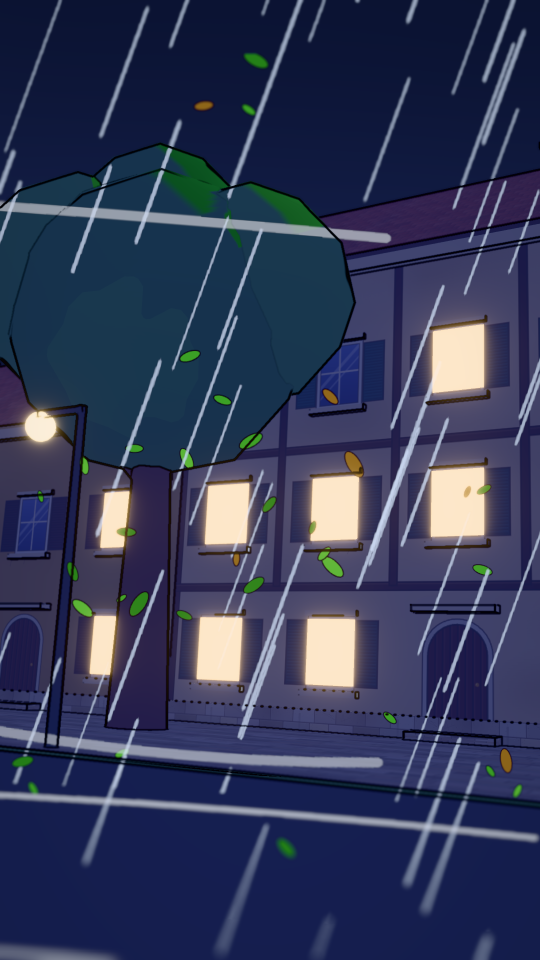
#> input picture projeto_videos3d/thumbnails/_12_base/base.png, 1080 x 1920 px (shown at 1/2 size)
$ python -i thumb.py   (imports and definitions only)
#> lines starting #> are read from the running program, lines starting #| are printed output that depends on the picture
#> further down, picture is the input picture: PIL image 1080x1920 RGB; mean R, G, B 51.8, 58.8, 88.8
"""Thumbnail vertical (1080x1920) a partir de um render nativo em 1080x1920.
Uso: python3 v2/thumb.py <config.json> <saida.png>
O config define: base (render), título em linhas [(texto, cor)], recorte opcional em círculo (inset) com etiqueta, e a gradação de cor.
Margem de segurança: nada importante nos 330 px de baixo nem nos 130 px da direita abaixo do meio (botões do TikTok/Reels)."""
import json, sys, os
from PIL import Image, ImageDraw, ImageFont, ImageFilter, ImageEnhance, ImageChops

HERE = os.path.dirname(os.path.abspath(__file__)); ROOT = os.path.dirname(HERE)
FONT = os.path.join(ROOT, 'fonts', 'Poppins-Bold.ttf')
W, H = 1080, 1920

def font(px): return ImageFont.truetype(FONT, px)

def grade(img, sky=(255, 90, 30), sky_amt=0.55, sky_to=0.55, contrast=1.18, sat=1.15, vignette=0.55, shadow_tint=(40, 0, 10)):
#> called with sky = (255, 90, 30), sky_amt = 0.55, sky_to = 0.55, contrast = 1.18, sat = 1.15, vignette = 0.55, shadow_tint = (40, 0, 10)
    sky, shadow_tint = tuple(sky), tuple(shadow_tint); img = img.convert('RGB').resize((W, H), Image.LANCZOS)
    # céu: gradiente quente de cima para baixo, aplicado mais nas áreas claras (céu) que nas escuras
    grad = Image.new('L', (1, H))
    for y in range(H): grad.putpixel((0, y), int(255 * max(0.0, 1 - y / (H * sky_to)) ** 1.2 * sky_amt))
    grad = grad.resize((W, H))
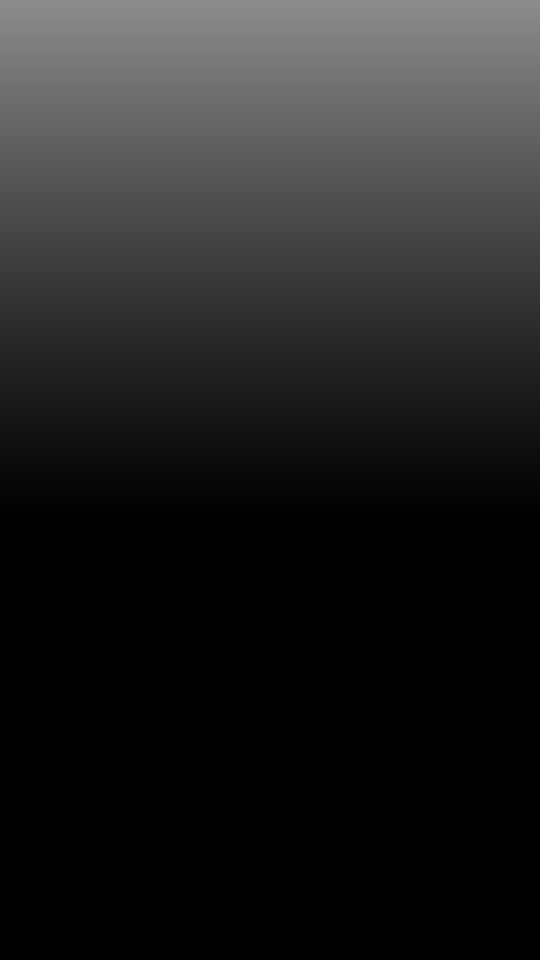
#> grad: PIL image 1080x1920 L (shown at 1/2 size); min 0, max 140, mean 34.8
    lum = img.convert('L').point(lambda v: min(255, max(0, (v - 70) * 2)))
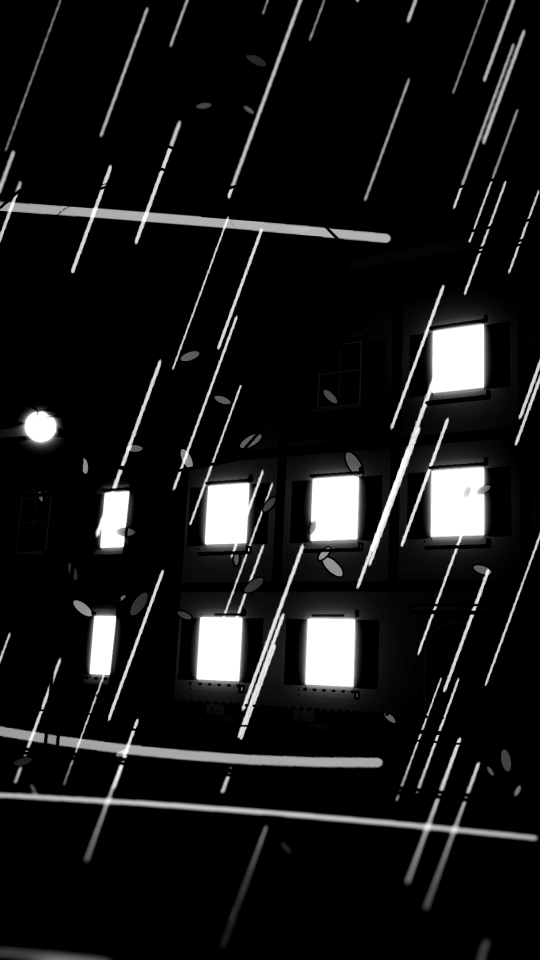
#> lum: PIL image 1080x1920 L (shown at 1/2 size); min 0, max 255, mean 24.3
    mask = ImageChops.multiply(grad, lum)
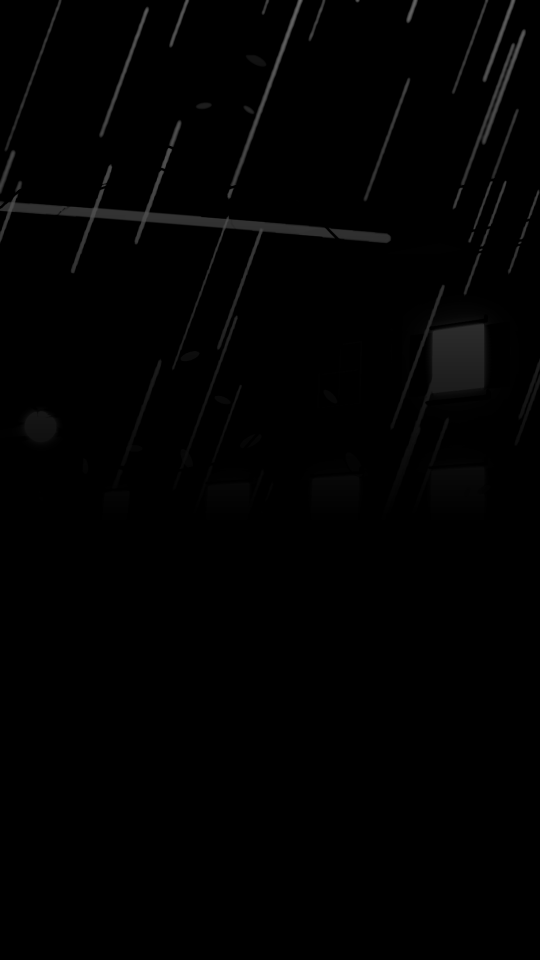
#> mask: PIL image 1080x1920 L (shown at 1/2 size); min 0, max 105, mean 1.7
    warm = ImageChops.multiply(img, Image.new('RGB', (W, H), sky))
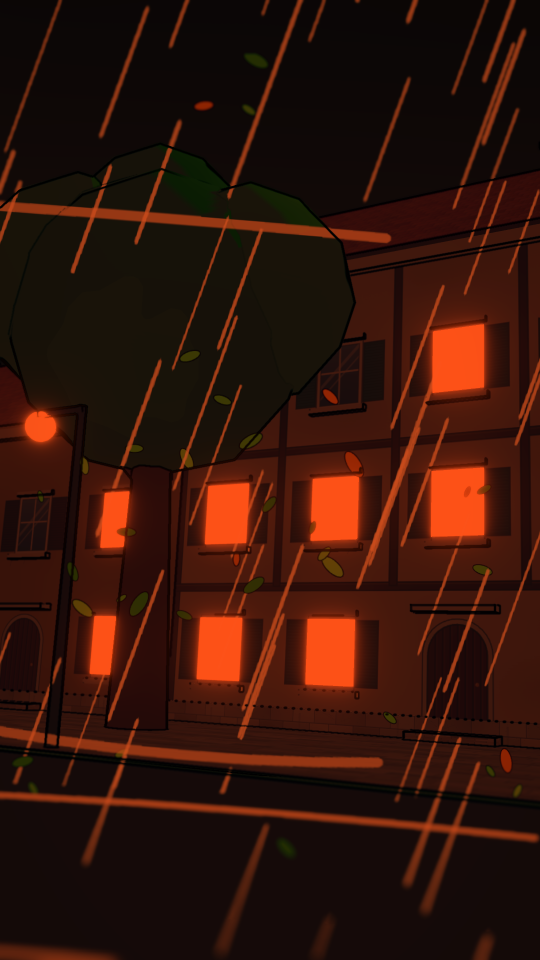
#> warm: PIL image 1080x1920 RGB (shown at 1/2 size); mean R, G, B 51.8, 20.3, 10
    warm = ImageChops.screen(warm, Image.new('RGB', (W, H), (60, 10, 0)))
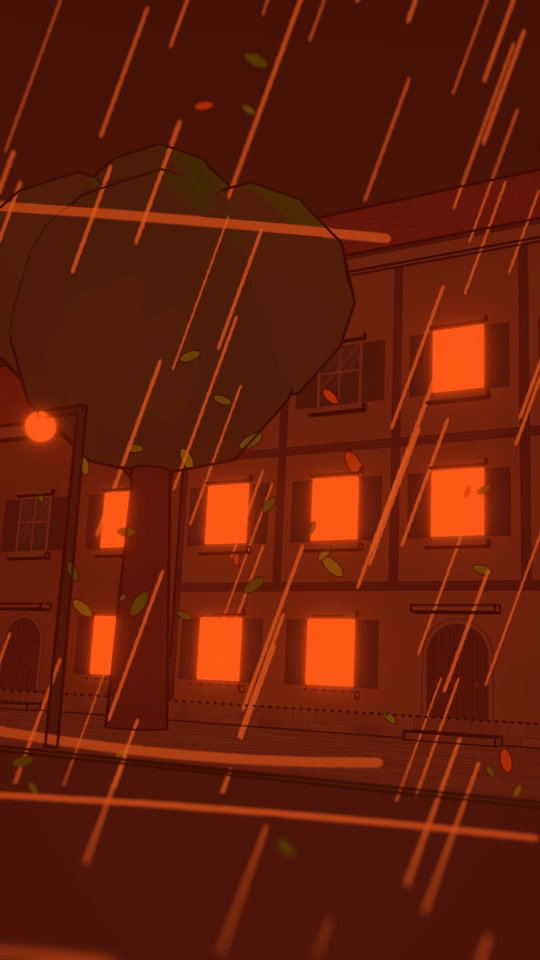
#> warm: PIL image 1080x1920 RGB (shown at 1/2 size); mean R, G, B 100.1, 30, 10
    img = Image.composite(warm, img, mask)
    img = ImageEnhance.Contrast(img).enhance(contrast); img = ImageEnhance.Color(img).enhance(sat)
#> after `img = ImageEnhance.Contrast(img).enhance(contrast)`:
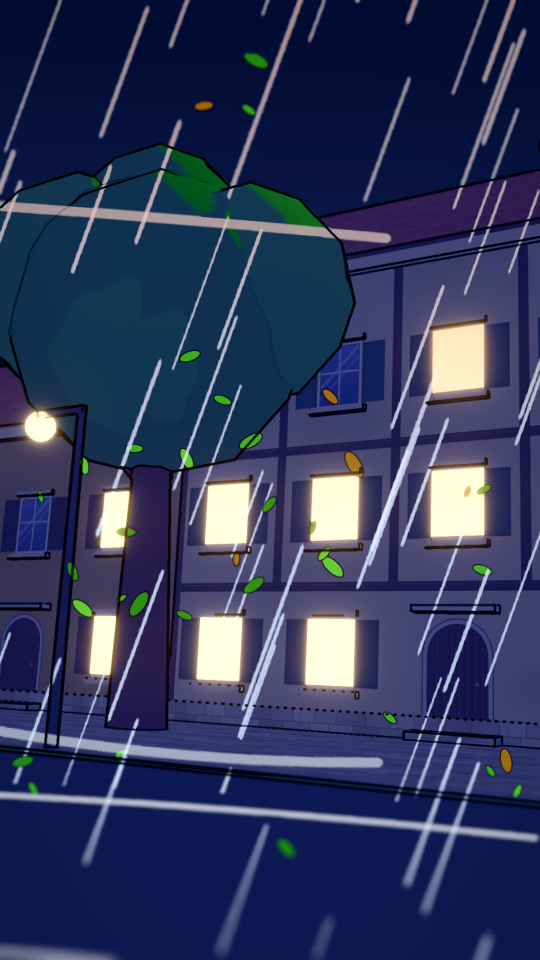
#> img: PIL image 1080x1920 RGB (shown at 1/2 size); mean R, G, B 48.8, 57.2, 92.4
    # sombras levemente avermelhadas
    img = ImageChops.add(img, Image.new('RGB', (W, H), shadow_tint).point(lambda v: v // 3))
    # vinheta
    v = Image.new('L', (W, H), 0); d = ImageDraw.Draw(v); d.ellipse((-W * 0.35, -H * 0.2, W * 1.35, H * 1.2), fill=255)
#> after `v = Image.new('L', (W, H), 0)`: v: PIL image 1080x1920 L; every value is 0
    v = v.filter(ImageFilter.GaussianBlur(220)); dark = ImageEnhance.Brightness(img).enhance(1 - vignette)
#> after `v = v.filter(ImageFilter.GaussianBlur(220))`: v: PIL image 1080x1920 L; every value is 255
#> after `dark = ImageEnhance.Brightness(img).enhance(1 - vignette)`:
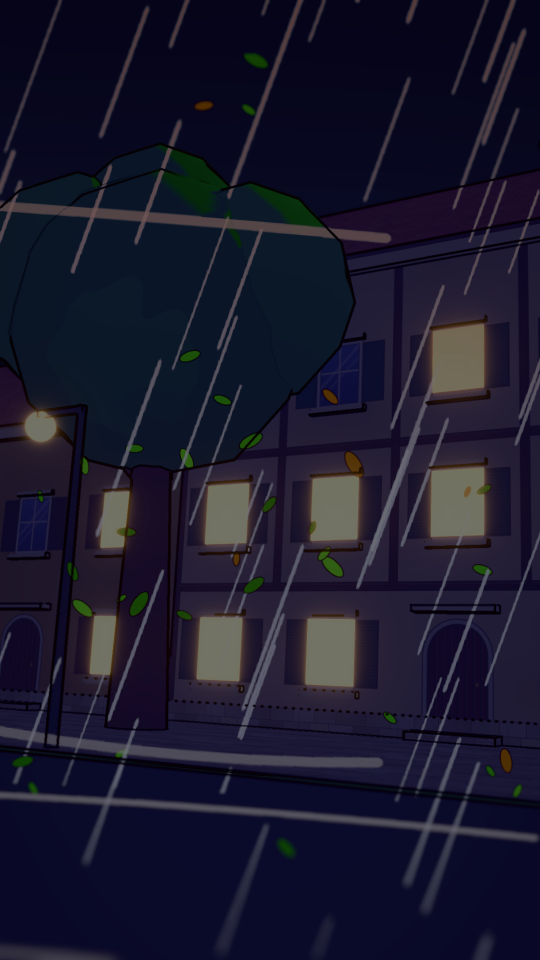
#> dark: PIL image 1080x1920 RGB (shown at 1/2 size); mean R, G, B 26.2, 24.9, 44.6
    return Image.composite(img, dark, v)

def text_block(img, lines, top, max_w=1000, gap=6):
    """lines: [(texto, cor RGB, tamanho máx)]. Texto centralizado, contorno preto grosso e sombra."""
    d = ImageDraw.Draw(img); y = top
    for txt, col, size in lines:
        px = size
        while px > 30 and d.textlength(txt, font=font(px)) > max_w: px -= 4
        f = font(px); tw = d.textlength(txt, font=f); x = (W - tw) / 2
        sh = Image.new('L', (W, H), 0); ImageDraw.Draw(sh).text((x + 8, y + 12), txt, font=f, fill=200, stroke_width=px // 9)
        img.paste((0, 0, 0), (0, 0), sh.filter(ImageFilter.GaussianBlur(14)))
        d = ImageDraw.Draw(img); d.text((x, y), txt, font=f, fill=tuple(col), stroke_width=max(6, px // 11), stroke_fill=(0, 0, 0))
        asc, desc = f.getmetrics(); y += asc + desc * 0.2 + gap
    return y

def inset(img, src, crop, center, diam, ring=(255, 45, 30), ring_w=14, tag=None):
    s = Image.open(src).convert('RGB').crop(tuple(crop)).resize((diam, diam), Image.LANCZOS)
    s = ImageEnhance.Contrast(s).enhance(1.12); s = ImageEnhance.Color(s).enhance(1.1)
    m = Image.new('L', (diam * 4, diam * 4), 0); ImageDraw.Draw(m).ellipse((0, 0, diam * 4 - 1, diam * 4 - 1), fill=255); m = m.resize((diam, diam), Image.LANCZOS)
    cx, cy = center; x0, y0 = cx - diam // 2, cy - diam // 2
    glow = Image.new('L', (W, H), 0); ImageDraw.Draw(glow).ellipse((x0 - 30, y0 - 30, x0 + diam + 30, y0 + diam + 30), fill=255)
    img.paste(tuple(ring), (0, 0), glow.filter(ImageFilter.GaussianBlur(28)).point(lambda v: v * 0.7))
    d = ImageDraw.Draw(img); d.ellipse((x0 - ring_w, y0 - ring_w, x0 + diam + ring_w, y0 + diam + ring_w), fill=tuple(ring))
    img.paste(s, (x0, y0), m)
    if tag:
        txt, bg, fg, px = tag; f = font(px); tw = d.textlength(txt, font=f); asc, desc = f.getmetrics()
        bw, bh = tw + 44, asc + desc + 16; bx, by = cx - bw / 2, y0 + diam - bh * 0.35
        bx = min(max(bx, 20), W - 20 - bw)
        d.rounded_rectangle((bx + 6, by + 8, bx + bw + 6, by + bh + 8), 14, fill=(0, 0, 0))
        d.rounded_rectangle((bx, by, bx + bw, by + bh), 14, fill=tuple(bg), outline=(0, 0, 0), width=5)
        d.text((bx + 22, by + 6), txt, font=f, fill=tuple(fg))
    return img

def build(cfg):
    img = grade(Image.open(os.path.join(ROOT, cfg['base'])), **cfg.get('grade', {}))
    if 'inset' in cfg:
        i = cfg['inset']; img = inset(img, os.path.join(ROOT, i['src']), i['crop'], i['center'], i['diam'], i.get('ring', (255, 45, 30)), tag=i.get('tag'))
    text_block(img, cfg['title'], cfg.get('title_top', 110))
    return img

# [5 lines not run here, left out]

>>> from PIL import Image
>>> picture = Image.open('../thumbnails/_12_base/base.png')
>>> result = grade(picture)
